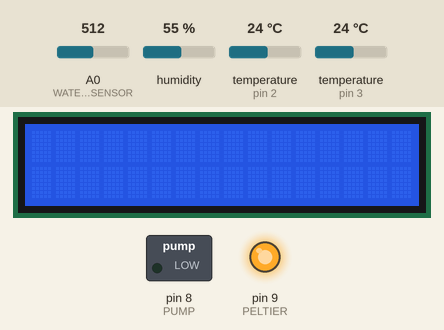
Recording of a sketch running on a simulated Arduino Uno, built with avr-gcc and run on an emulated ATmega328P. Parts: 16×2 character LCD, switched loads named in the sketch (green lamp = pin HIGH), output pins drawn as LEDs (lit = HIGH). The inputs (shaded band) are chosen by the test bench; at power-on: A0 (WATER_LEVEL_SENSOR) = 512, humidity 55 %, temperature (sensors on pin 3, pin 2) 24 °C. Pins used as bus, display or sensor lines are not drawn; what the sketch prints to the serial monitor is not drawn.

Above: at 1.2 s.
1.3 s: A0 (WATER_LEVEL_SENSOR) set to 220
8.6 s: A0 (WATER_LEVEL_SENSOR) set to 196
At 10.2 s:
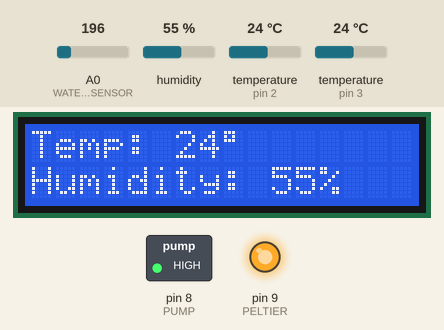
15.7 s: humidity set to 22 %
At 21.8 s:
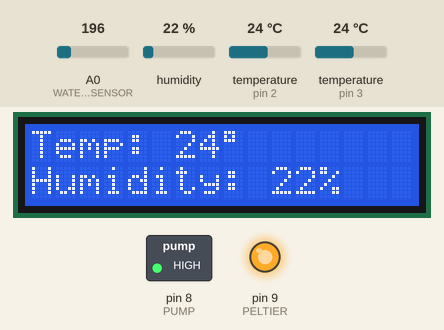
22.8 s: temperature (sensor on pin 3) set to 12 °C
At 29.3 s:
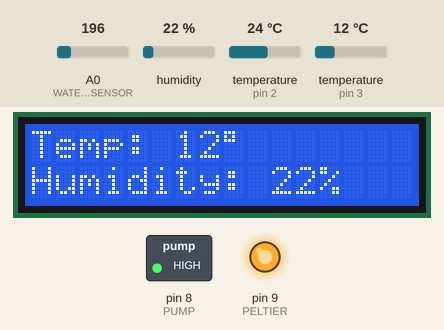
29.9 s: humidity set to 40 %
At 36.8 s:
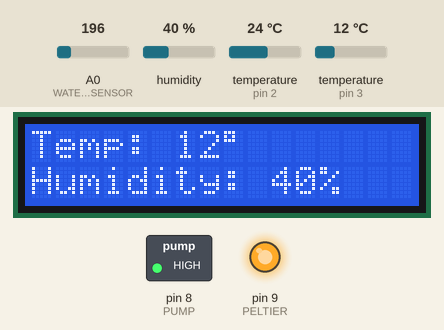
37.1 s: temperature (sensor on pin 3) set to 19 °C
At 43.7 s:
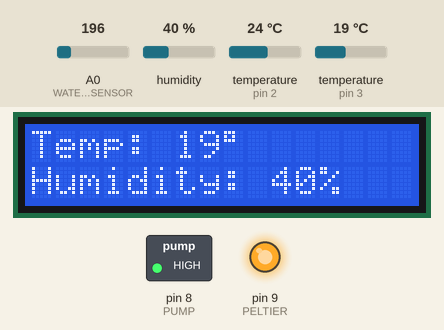
Timing chart, 0 to 45.2 s (numbered marks = the images above; inputs shaded):
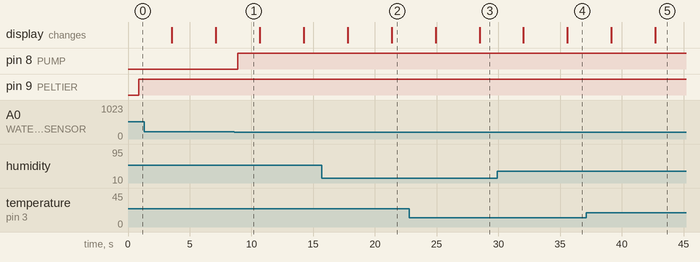

The sketch:

AWG_code.ino
```cpp
#include "AWS_config.h"

#define PUMP        8
#define PELTIER     9
#define HUMIDITY_THRESHOLD      50
#define WATER_LOW_THRESHOLD     40
#define WATER_HIGH_THRESHOLD    60
#define TEMP_LOW_THRESHOLD      0
#define TEMP_HIGH_THRESHOLD     10

AWS_PARAMS AWS_params;

void turnPump(bool state)
{
    if(AWS_params.pumpOn != state)
    {
        digitalWrite(PUMP, state);
        AWS_params.pumpOn = state;
    }
}

void turnPlettier(bool state)
{
    if(AWS_params.peltierOn != state)
    {
        digitalWrite(PELTIER, state);
        AWS_params.peltierOn = state;
    }
}

void initOutputs()
{
    pinMode(PUMP, OUTPUT);
    pinMode(PELTIER, OUTPUT);

    AWS_params.pumpOn = true;
    AWS_params.peltierOn = true;

    turnPump(LOW);
    turnPlettier(LOW);
}

void setup()
{
    #ifdef DEBUG_AWS_DEVICE
        Serial.begin(115200);
    #endif

    initOutputs();

    display_setup();
    sensors_setup();

    /*for(int i=0; i<10; i++)
    {
        turnPlettier(true);
        turnPump(false);
        delay(1000);
        turnPlettier(false);
        turnPump(true);
        delay(1000);
    }*/

}

void loop()
{
    sensors_read();

    if((AWS_params.water_level < WATER_LOW_THRESHOLD) &&
        (AWS_params.humuidity  > HUMIDITY_THRESHOLD))
    {
        turnPump(HIGH);
    }
    else if(AWS_params.water_level > WATER_HIGH_THRESHOLD)
    {
        turnPump(LOW);
    }

    if(AWS_params.temperature <= TEMP_LOW_THRESHOLD)
    {
        turnPlettier(LOW);
    }
    else if(AWS_params.temperature > TEMP_HIGH_THRESHOLD)
    {
        turnPlettier(HIGH);
    }

    display_update();
    delay(100);
}

/* ----------------------------------- EOF ---------------------------------- */
```

display.ino
```cpp
#include "AWS_config.h"
#include <Wire.h>
#include <LiquidCrystal_PCF8574.h>

#define DEGREE      1
#define DISPLAY_INTERVAL_SECS    3

LiquidCrystal_PCF8574 lcd(0x27);

byte degrees[] = { 0b11100, 0b10100, 0b11100, 0b00000,
                 0b00000, 0b00000, 0b00000, 0b00000 };


bool display_setup()
{
    Wire.begin();
    Wire.beginTransmission(0x27);
    int error = Wire.endTransmission();

    if (error == 0) {
        #ifdef DEBUG_AWS_DEVICE
            Serial.println("LCD found");
        #endif

        lcd.begin(16, 2);  // initialize the lcd

        lcd.createChar(DEGREE, degrees);


        lcd.setBacklight(255);

        return true;

    } else {
        #ifdef DEBUG_AWS_DEVICE
            Serial.println("LCD not found");
        #endif

        return false;
    }

}

bool display_sensor_vallues;
unsigned long display_millis;
void display_update()
{
    if((millis() - display_millis) < (DISPLAY_INTERVAL_SECS*1000)) return;

    display_millis = millis();

    if(display_sensor_vallues == true)
    {
        lcd.clear();
        lcd.setCursor(0,0);
        lcd.print("Temp: ");
        lcd.print(AWS_params.temperature);
        lcd.write(DEGREE);
        lcd.setCursor(0,1);
        lcd.print("Humidity: ");
        lcd.print(AWS_params.humuidity);
        lcd.print("%");

    }
    else
    {
        lcd.clear();
        lcd.setCursor(0,0);
        lcd.print("Pump is ");
        lcd.print(AWS_params.pumpOn ? "ON" : "OFF");
        lcd.setCursor(0,1);
        lcd.print("Peltier is ");
        lcd.print(AWS_params.peltierOn ? "ON" : "OFF");
    }

    display_sensor_vallues = !display_sensor_vallues;
}


/* ----------------------------------- EIF ---------------------------------- */
```

sensors.ino
```cpp
#include "AWS_config.h"

/* ---------------------------- humidity library ---------------------------- */
// #include <Adafruit_Sensor.h>
#include <DHT.h>
// #include <DHT_U.h>

/* ------------------------------ temp library ------------------------------ */
#include <OneWire.h>
#include <DallasTemperature.h>

#define WATER_LEVEL_POWER       7
#define WATER_LEVEL_SENSOR      A0
#define HUMIDITY_SENSOR         2
#define TEMPERATURE_SENSOR      3
#define ANALOG_SAMPLES          10


#define DHTTYPE    DHT11
DHT dht(HUMIDITY_SENSOR, DHTTYPE);

// Setup a oneWire instance to communicate with any OneWire device
OneWire oneWire(TEMPERATURE_SENSOR);
DallasTemperature tempSensor(&oneWire);

bool sensors_setup()
{
    pinMode(WATER_LEVEL_POWER, OUTPUT);
    digitalWrite(WATER_LEVEL_POWER, LOW);
    dht.begin();
    tempSensor.begin();
    return true;
}

int getWaterLevel()
{
    digitalWrite(WATER_LEVEL_POWER, HIGH);
    delay(10);

    // int sum = 0;
    // for(int i=0; i<ANALOG_SAMPLES; i++)
    // {
    //     sum += analogRead(WATER_LEVEL_SENSOR);
    // }

    // int ana_val = sum/ANALOG_SAMPLES;
    int ana_val = analogRead(WATER_LEVEL_SENSOR);
    digitalWrite(WATER_LEVEL_POWER, LOW);

    return map(ana_val, 0, 1023, 0, 200);
}

bool sensors_read()
{
    tempSensor.requestTemperatures();
    int current_temperature = tempSensor.getTempCByIndex(0);
    #ifdef DEBUG_AWS_DEVICE
        Serial.print("Temp1:");
        Serial.println(current_temperature);
    #endif

    if(current_temperature > 0 && current_temperature < 255)
    {
        AWS_params.temperature = current_temperature;
    }

    float current_temp = dht.readTemperature();
    float current_humidity = dht.readHumidity();
    #ifdef DEBUG_AWS_DEVICE
        Serial.print("Temp2:");
        Serial.println(current_temp);
        Serial.print("Humd:");
        Serial.println(current_humidity);
    #endif

    if(!isnan(current_humidity))
    {
        AWS_params.humuidity = (uint8_t)current_humidity;
    }


    int water_level = getWaterLevel();
    #ifdef DEBUG_AWS_DEVICE
        Serial.print("Level:");
        Serial.println(water_level);
    #endif

    if(water_level >= 0 && water_level < 201)
    {
        AWS_params.water_level = water_level;
    }

}
```

AWS_config.h
```cpp
#ifndef AWS_CONFIG_H
    #define AWS_CONFIG_H

    #define DEBUG_AWS_DEVICE

    typedef struct AWS_PARAMS
    {
        /** @brief stroes the value of the current temperature of water in degrees celcius*/
        uint8_t temperature;

        /** @brief stroes the value of the current water level in cm*/
        uint8_t water_level;

        /** @brief stroes the value of the current humidity level as a percentage*/
        uint8_t humuidity;

        /** @brief Stroes the current state of the water pump*/
        bool pumpOn;

        /** @brief Stroes the current state of the peltier module*/
        bool peltierOn;
    }
    AWS_PARAMS;

    extern AWS_PARAMS AWS_params;


    /// @brief Configures the sensors initial state
    /// @retval false is sensors can't be configured
    bool sensors_setup();

    /// @brief reads the current sensors status
    /// @retval false if any of the sensors is unreadable
    bool sensors_read();

    /// @brief set up the display and ensure its attached
    /// @retval false if the display can't be found
    bool display_setup();

    /// @brief update the display with current status
    void display_update();
#endif
```

Measured:
- the behaviour switches between 205 and 204 on A0 (WATER_LEVEL_SENSOR) (found by bisection; images 0 and 1)
- after the input at 8.6 s, pin 8 (PUMP): LOW → HIGH after 0.29 s
- after the input at 15.7 s, the display: first differs from a run without the input after 5.6 s (image 2)
- after the input at 22.8 s, the display: first differs from a run without the input after 5.7 s (image 3)
- after the input at 29.9 s, the display: first differs from a run without the input after 5.7 s (image 4)
- after the input at 37.1 s, the display: first differs from a run without the input after 5.6 s (image 5)
